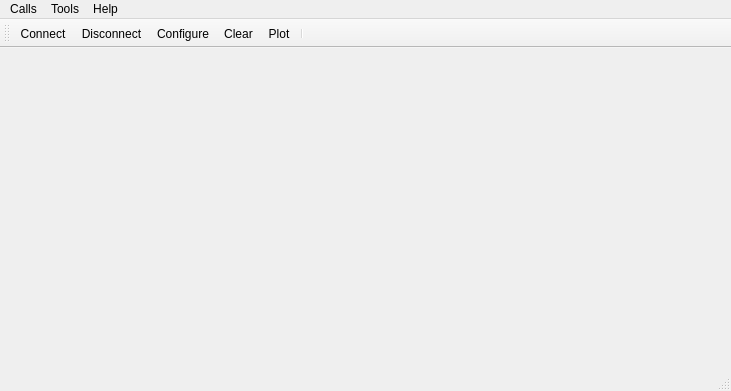
<?xml version="1.0" encoding="UTF-8"?>
<ui version="4.0">
 <class>MainWindow</class>
 <widget class="QMainWindow" name="MainWindow">
  <property name="geometry">
   <rect>
    <x>0</x>
    <y>0</y>
    <width>731</width>
    <height>391</height>
   </rect>
  </property>
  <property name="windowTitle">
   <string>Simple Terminal</string>
  </property>
  <widget class="QWidget" name="centralWidget"/>
  <widget class="QMenuBar" name="menuBar">
   <property name="geometry">
    <rect>
     <x>0</x>
     <y>0</y>
     <width>731</width>
     <height>25</height>
    </rect>
   </property>
   <widget class="QMenu" name="menuCalls">
    <property name="title">
     <string>Calls</string>
    </property>
    <addaction name="actionConnect"/>
    <addaction name="actionDisconnect"/>
    <addaction name="separator"/>
    <addaction name="actionQuit"/>
   </widget>
   <widget class="QMenu" name="menuTools">
    <property name="title">
     <string>Tools</string>
    </property>
    <addaction name="actionConfigure"/>
    <addaction name="actionClear"/>
   </widget>
   <widget class="QMenu" name="menuHelp">
    <property name="title">
     <string>Help</string>
    </property>
    <addaction name="actionAbout"/>
    <addaction name="actionAboutQt"/>
   </widget>
   <addaction name="menuCalls"/>
   <addaction name="menuTools"/>
   <addaction name="menuHelp"/>
  </widget>
  <widget class="QToolBar" name="mainToolBar">
   <attribute name="toolBarArea">
    <enum>TopToolBarArea</enum>
   </attribute>
   <attribute name="toolBarBreak">
    <bool>false</bool>
   </attribute>
   <addaction name="actionConnect"/>
   <addaction name="actionDisconnect"/>
   <addaction name="actionConfigure"/>
   <addaction name="actionClear"/>
   <addaction name="actionPlot"/>
   <addaction name="separator"/>
  </widget>
  <widget class="QStatusBar" name="statusBar"/>
  <action name="actionAbout">
   <property name="text">
    <string>&amp;About</string>
   </property>
   <property name="toolTip">
    <string>About program</string>
   </property>
   <property name="shortcut">
    <string>Alt+A</string>
   </property>
  </action>
  <action name="actionAboutQt">
   <property name="text">
    <string>About Qt</string>
   </property>
  </action>
  <action name="actionConnect">
   <property name="icon">
    <iconset resource="terminal.qrc">
     <normaloff>:/images/connect.png</normaloff>:/images/connect.png</iconset>
   </property>
   <property name="text">
    <string>C&amp;onnect</string>
   </property>
   <property name="toolTip">
    <string>Connect to serial port</string>
   </property>
   <property name="shortcut">
    <string>Ctrl+O</string>
   </property>
  </action>
  <action name="actionDisconnect">
   <property name="icon">
    <iconset resource="terminal.qrc">
     <normaloff>:/images/disconnect.png</normaloff>:/images/disconnect.png</iconset>
   </property>
   <property name="text">
    <string>&amp;Disconnect</string>
   </property>
   <property name="toolTip">
    <string>Disconnect from serial port</string>
   </property>
   <property name="shortcut">
    <string>Ctrl+D</string>
   </property>
  </action>
  <action name="actionConfigure">
   <property name="icon">
    <iconset resource="terminal.qrc">
     <normaloff>:/images/settings.png</normaloff>:/images/settings.png</iconset>
   </property>
   <property name="text">
    <string>&amp;Configure</string>
   </property>
   <property name="toolTip">
    <string>Configure serial port</string>
   </property>
   <property name="shortcut">
    <string>Alt+C</string>
   </property>
  </action>
  <action name="actionClear">
   <property name="icon">
    <iconset resource="terminal.qrc">
     <normaloff>:/images/clear.png</normaloff>:/images/clear.png</iconset>
   </property>
   <property name="text">
    <string>C&amp;lear</string>
   </property>
   <property name="toolTip">
    <string>Clear data</string>
   </property>
   <property name="shortcut">
    <string>Alt+L</string>
   </property>
  </action>
  <action name="actionQuit">
   <property name="icon">
    <iconset resource="terminal.qrc">
     <normaloff>:/images/application-exit.png</normaloff>:/images/application-exit.png</iconset>
   </property>
   <property name="text">
    <string>&amp;Quit</string>
   </property>
   <property name="shortcut">
    <string>Ctrl+Q</string>
   </property>
  </action>
  <action name="actionPlot">
   <property name="icon">
    <iconset resource="terminal.qrc">
     <normaloff>:/images/plot.png</normaloff>:/images/plot.png</iconset>
   </property>
   <property name="text">
    <string>&amp;Plot</string>
   </property>
   <property name="toolTip">
    <string>Open Plot window</string>
   </property>
   <property name="shortcut">
    <string>Alt+P</string>
   </property>
  </action>
 </widget>
 <layoutdefault spacing="6" margin="11"/>
 <resources>
  <include location="terminal.qrc"/>
 </resources>
 <connections/>
</ui>
